Frame 1 (no input): blank canvas, image omitted
Frame 60 (the mouse pressed at the canvas centre just before this capture): blank canvas, image omitted
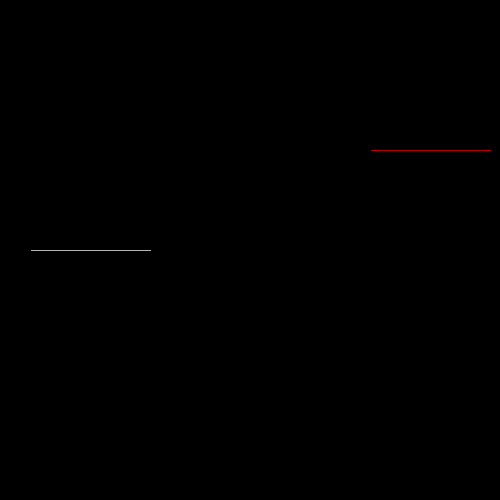
Frame 120 (the mouse held since frame 60 and released just before this capture)

The Processing sketch whose frames 1 and 60 were blank and that drew this single picture after the mouse press (run headless with seeded random() and noise(); from frame 60 on, the mouse is pressed at the canvas centre):

// Processing sketch: processing_77814
// ── processing_77814.pde

//Hayley G, CP1, 14-15


int x = 150;
int y = 250;
int direction = LEFT;
int compx = 490;
int compy = 150;
int compdirection = LEFT;
boolean gameOver = false;
boolean humanLost = false;
boolean computerLost = false;

void setup()
{
  size(500, 500);
  background(0, 0, 0);
}

void draw ()
{
  if (gameOver == true)
  {
    text("GAME OVER",250,150);
    if(humanLost == true)
    {
      text("Computer Wins",250,250);
    }
    else if(computerLost == true)
    {
      text("Human Wins",250,250);
    }
  }
  else
  {
    human();
    computer();
  }
}

void human()
{
  if (get(x, y) != color(0, 0, 0))
  {
    gameOver = true;
    humanLost = true;
  }
  else
  {
    stroke(255);
    point(x, y);
    if (direction == RIGHT)
    {
      x++;
    }
    else if (direction == LEFT)
    {
      x--;
    }
    else if (direction == UP)
    {
      y--;
    }
    else if (direction == DOWN)
    {
      y++;
    }
  }
}


void computer()
{
  if (get(compx, compy) != color(0))
  {
    gameOver = true;
    computerLost = true;
//    text("GAME OVER", 250, 250);
  } 
  else
  {
    stroke(255, 0, 0);
    point(compx, compy);
    if (compdirection == LEFT)
    {
      compx--;
      if (get(compx-1, compy)!= color(0))
      {
        compdirection = DOWN;
      }
    }
    else if (compdirection == RIGHT)
    {
      compx++;
      if (get(compx+1, compy)!= color(0))
      {
        compdirection = UP;
      }
    }
    else if (compdirection == UP)
    {
      compy--;
      if (get(compx, compy-1)!= color(0))
      {
        compdirection = RIGHT;
      }
    }
    else if (compdirection == DOWN)
    {
      compy++;
      if (get(compx, compy+1)!= color(0))
      {
        compdirection = LEFT;
      }
    }
    else
    {
      if (random(compx) < 250)
      {
        compdirection = RIGHT;
      }
      else
      {
        compdirection = LEFT;
      }
    }
  }
}

void keyPressed()
{
  if (key == 's')
  {
    direction = LEFT;
  }
  else if (key == 'f')
  {
    direction = RIGHT;
  }
  else if (key == 'e')
  {
    direction = UP;
  }
  else if (key == 'd')
  {
    direction = DOWN;
  }
}
